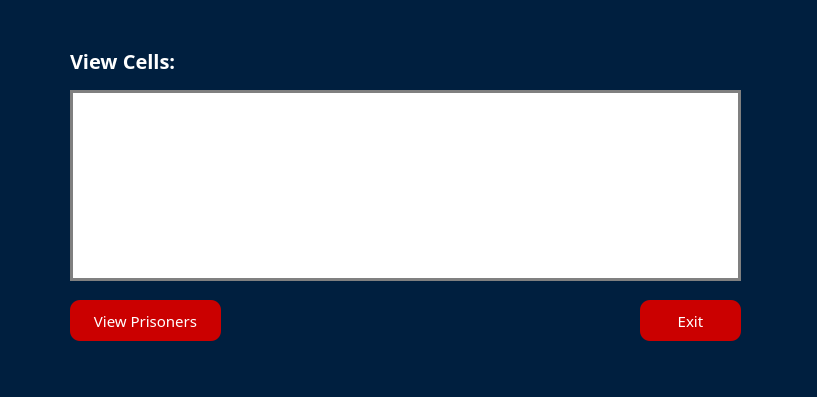
<?xml version="1.0" encoding="UTF-8"?>
<ui version="4.0">
 <class>ViewCells</class>
 <widget class="QDialog" name="ViewCells">
  <property name="geometry">
   <rect>
    <x>0</x>
    <y>0</y>
    <width>817</width>
    <height>397</height>
   </rect>
  </property>
  <property name="windowTitle">
   <string>Dialog</string>
  </property>
  <property name="styleSheet">
   <string notr="true">*{
	font-family: century gothic;

}

#ViewCells{
	background-color:#001F3F;
}

QTableWidget {
    background-color: white;
    border: 3px solid gray;
    gridline-color: gray;
    font-size: 14px;
color:black;
}

QHeaderView{
	font: 700, 16pt;
}


#exit_btn,#viewPrisoners_btn{
	background-color : #cb0000 ;
	border-radius : 10px;
	color:white;
	padding:10px;
	font-size: 15px;
}

#exit_btn:hover,#viewPrisoners_btn:hover{
	background-color: #850101;
}

#label{
	font-size:20px;
	font-weight:bold;
	color:white;
}</string>
  </property>
  <widget class="QPushButton" name="exit_btn">
   <property name="geometry">
    <rect>
     <x>640</x>
     <y>300</y>
     <width>101</width>
     <height>41</height>
    </rect>
   </property>
   <property name="text">
    <string>Exit</string>
   </property>
  </widget>
  <widget class="QTableWidget" name="cellsTableWidget">
   <property name="geometry">
    <rect>
     <x>70</x>
     <y>90</y>
     <width>671</width>
     <height>191</height>
    </rect>
   </property>
  </widget>
  <widget class="QPushButton" name="viewPrisoners_btn">
   <property name="geometry">
    <rect>
     <x>70</x>
     <y>300</y>
     <width>151</width>
     <height>41</height>
    </rect>
   </property>
   <property name="text">
    <string>View Prisoners</string>
   </property>
  </widget>
  <widget class="QLabel" name="label">
   <property name="geometry">
    <rect>
     <x>70</x>
     <y>40</y>
     <width>121</width>
     <height>41</height>
    </rect>
   </property>
   <property name="text">
    <string>View Cells:</string>
   </property>
  </widget>
 </widget>
 <resources/>
 <connections/>
</ui>
